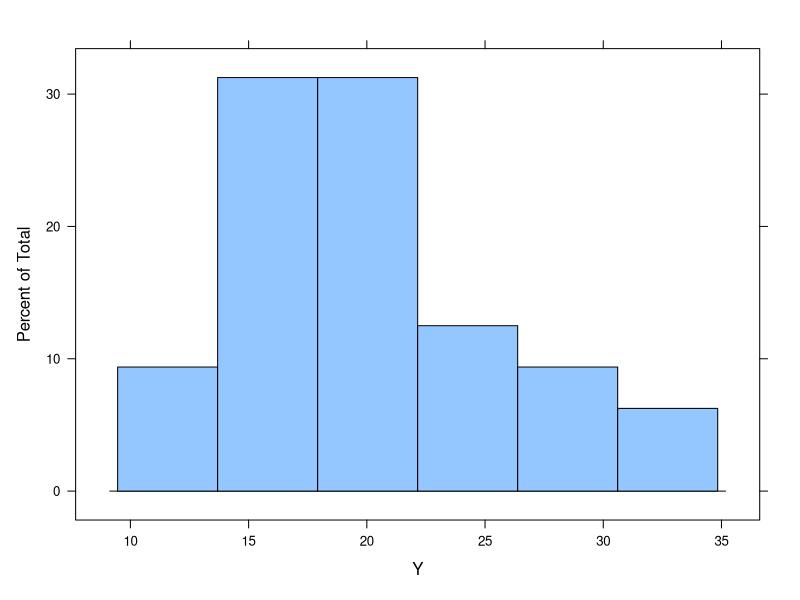
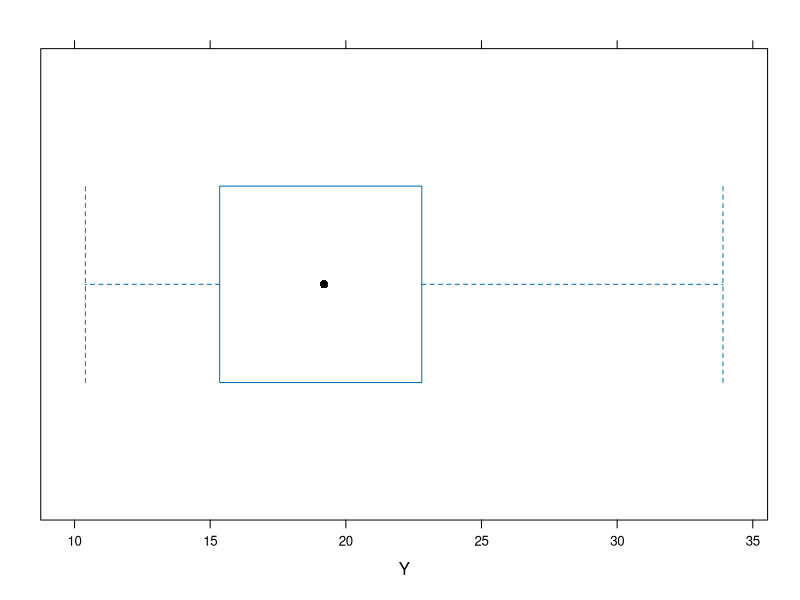
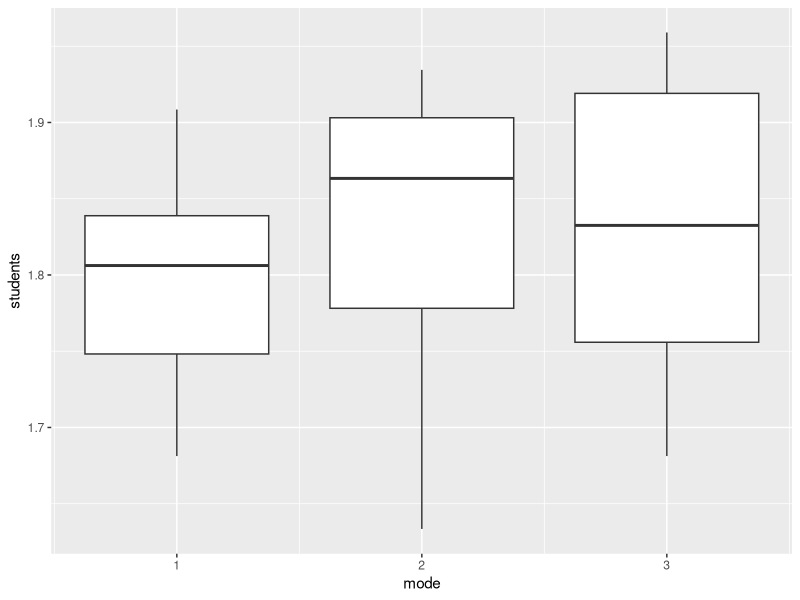
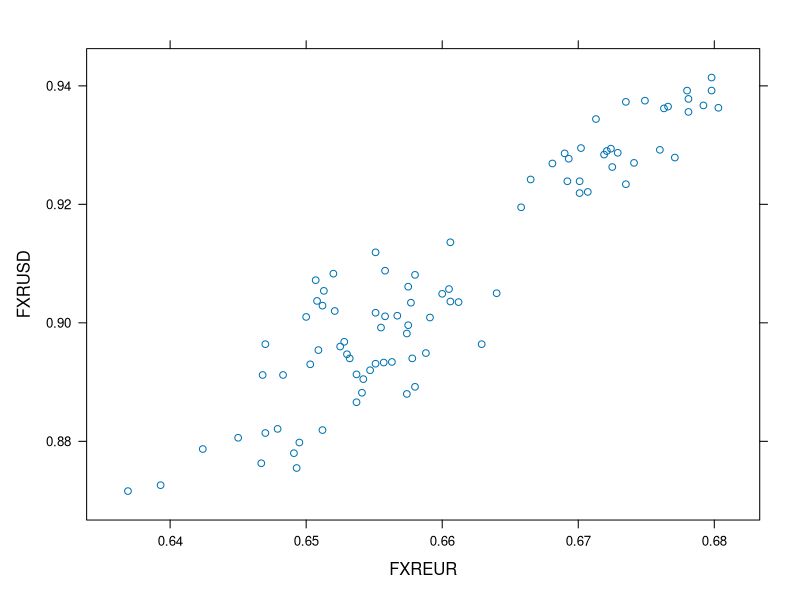

R code for these plots, in order:
## ---- chunk 1
#Packages and libraries
library(tidyverse)
library(lattice)

#Loading data
data1<-mtcars
data2<-read.csv("datasets/ttest.csv")
data3<-read.csv("datasets/ANOVA.csv")
data4<-read.csv("datasets/correl.csv")

#Creating objects
Y<-mtcars$mpg
X<-mtcars$wt
## ---- chunk 2
#Basic exploration of data
View(data1)
str(data1)
## ---- chunk 3
#Descriptive statistics for all variables
summary(data1)
## ---- chunk 4
#Descriptive stats plots per variable
histogram(Y)#same than histogram(data$Y) or histogram(~Y,data)
## ---- chunk 5
bwplot(Y)
## ---- chunk 6
#Inferential statistics

#two sample t-test
t.test(time~daytime,data2)
## ---- chunk 7
#ANOVA aov(Y ~ X, data)
ggplot(data3)+
  aes(mode, students, group = mode)+
  geom_boxplot()
## ---- chunk 8
summary(aov(students~mode,data=data3))
## ---- chunk 9
#Relationship
#Scatterplot
xyplot(FXRUSD~FXREUR,data4)
## ---- chunk 10
#correlation (Pearson)
cor(data4$FXRUSD,data4$FXREUR,method="pearson")
#correlation (Spearman)
cor(data4$FXRUSD,data4$FXREUR,method="spearman")
## ---- chunk 11
#linear regression
lm(FXRUSD~FXREUR,data4)
